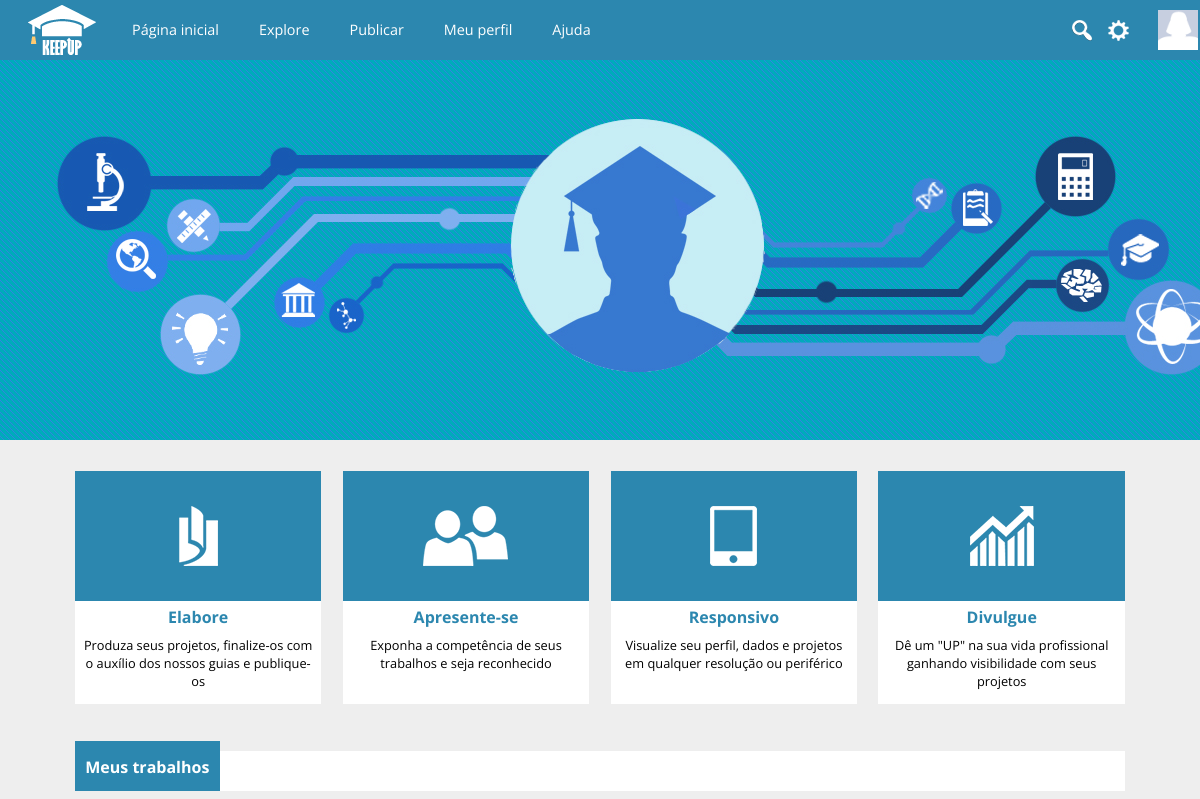
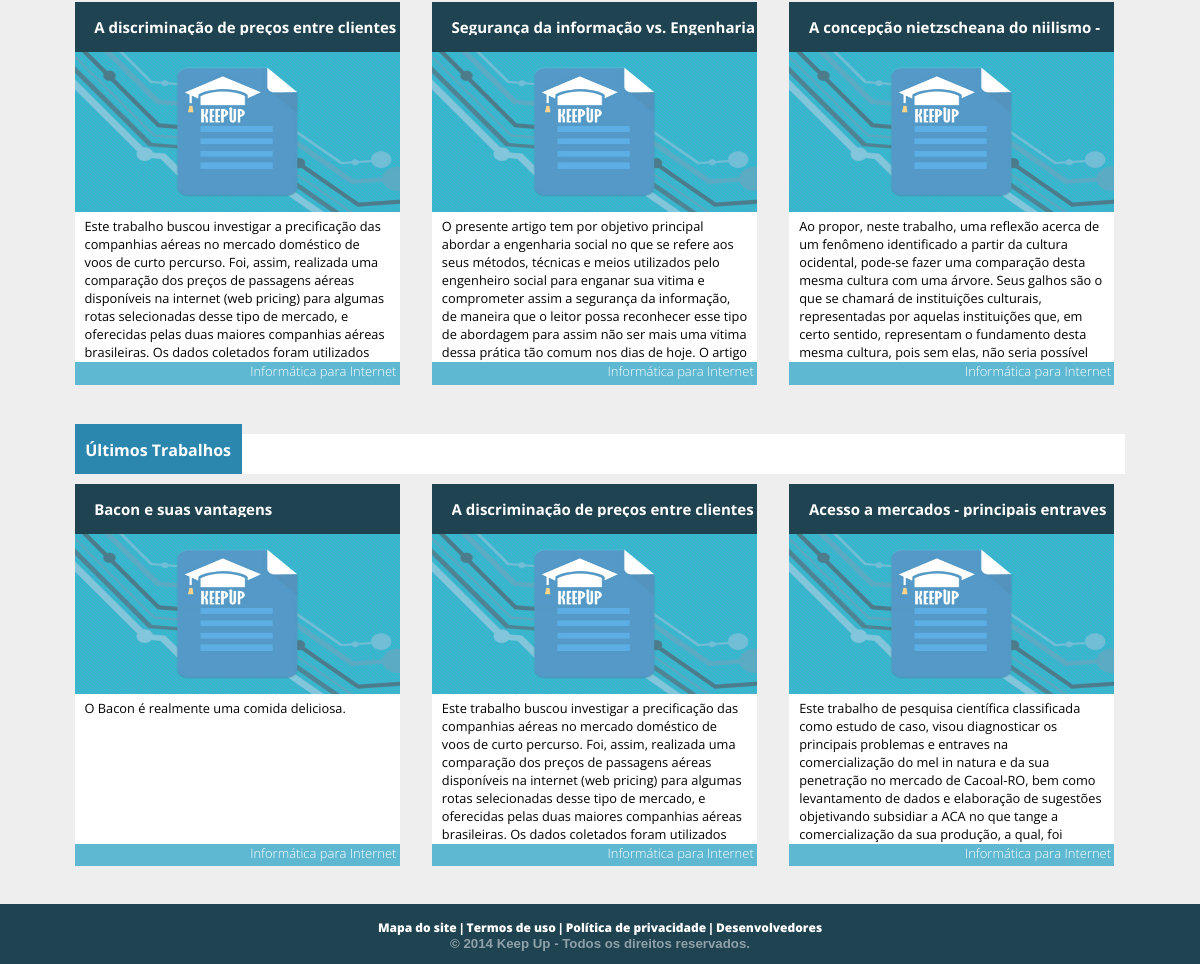
Screenshot of / (signed in) with the database file from the repository (2 pictures, top to bottom).
### tables this page shows
CREATE TABLE `trabalho` (
  `cd_trabalho` int(11) NOT NULL AUTO_INCREMENT,
  `nm_titulo` varchar(200) NOT NULL,
  `ds_resumo` text,
  `cd_escola` int(11) NOT NULL,
  `cd_curso` int(11) NOT NULL,
  `dt_publicado` datetime NOT NULL,
  `aa_publicacao` int(4) NOT NULL,
  `tx_pchave` varchar(255) DEFAULT '',
  PRIMARY KEY (`cd_trabalho`),
  KEY `fk_trabalhoescola` (`cd_escola`),
  KEY `fk_trabalhocurso` (`cd_curso`),
  CONSTRAINT `fk_trabalhocurso` FOREIGN KEY (`cd_curso`) REFERENCES `curso` (`cd_curso`),
  CONSTRAINT `fk_trabalhoescola` FOREIGN KEY (`cd_escola`) REFERENCES `escola` (`cd_escola`)
);

### sessao.php (called while the page is built, shortened)
<?php
if(isset($_SESSION["logado"]) && $_SESSION["logado"] == true) {
	$sessao = $_SESSION;
}
?>

### conexao.class.php (called while the page is built, shortened)
<?php
class Conexao {
	private $host = "localhost";
	private $usuario = "root";
	private $senha = "usbw";
	private $banco = "keepup";
	private function conectar() {
		if($this->conexao = mysql_connect($this->host, $this->usuario, $this->senha)) {
			if($this->conexaoBanco = mysql_select_db($this->banco)) {
				return $this;
			}
		}
		die("conexao.class:20". mysql_error());
	}
	public function consultar($sql) {
		if($query = mysql_query($sql)) {
			$arr_resultado = array();
			while($resultado = mysql_fetch_array($query)) {
				array_push($arr_resultado, $resultado);
			}
			return $arr_resultado;
		}
		else {
			echo "conexao:39: ".mysql_error();
			$this->desconectar();
			return false;
		}
	}
}
?>

### public_html/index.php (the view, shortened to what this page needs)
<?php
require("../sessao.php");
require("../conexao.class.php");
$conexao = new Conexao();
if($logado) {
    if($sessao["tipoConta"] == "A") {
    	$codigoPerfil = $_SESSION["cd_aluno"];
    	$consulta =
    		"SELECT
    			t.nm_titulo 'titulo',
    			t.ds_resumo 'resumo',
    			t.cd_trabalho 'cd'
    		FROM
    			trabalho t, autoria a
    		WHERE
    			t.cd_trabalho = a.cd_trabalho and
    			a.cd_aluno = $codigoPerfil
    		ORDER BY
    			t.dt_publicado DESC
    		LIMIT 3";
    }
    else if($sessao["tipoConta"] == "E") {
        $codigoPerfil = $_SESSION["cd_escola"];
        $consulta =
            "SELECT
                t.nm_titulo 'titulo',
                t.ds_resumo 'resumo',
                t.cd_trabalho 'cd'
            FROM
                trabalho t
            WHERE
                t.cd_escola = $codigoPerfil
            ORDER BY
                t.dt_publicado DESC
            LIMIT 3";
    }
	$sessao["trabalhosUsuario"] = $conexao->consultar($consulta);
}
$consulta =
	"SELECT
		t.nm_titulo,
		c.nm_curso,
		t.ds_resumo,
		t.cd_trabalho
	FROM
		trabalho t, curso c
	WHERE
		t.cd_curso = c.cd_curso
	ORDER BY
		t.dt_publicado DESC
	LIMIT 3";
$sessao["trabalhosRecentes"] = $conexao->consultar($consulta);
?>
<!doctype html>
<html>
<head>
	<link href="cs/estilo_index.css" rel="stylesheet" type="text/css" />
    <link href="cs/global.css" rel="stylesheet" type="text/css" />
</head>
<body>
<?php include "header.php"; ?>
    				<div id='video_background'>
                    	<div class="slide" id="slide1">
                       	</div>
                    </div>
    <Section>
        <div id="vantagens">
                <div class="vantagens">
                    <div class="icones" id="i1"> </div>
                    	<h1> Elabore </h1>
                        <p>
                        Produza seus projetos, finalize-os com o auxílio dos nossos guias e publique-os
                        </p>
		</div>
                <div class="vantagens">
                    <div class="icones" id="i2"> </div>
                    <h1> Apresente-se </h1>
                        <p>
						Exponha a competência de seus trabalhos e seja reconhecido
                        </p>
                </div>
                <div class="vantagens">
                    <div class="icones" id="i3"> </div>
                    <h1> Responsivo </h1>
                        <p>
                        Visualize seu perfil, dados e projetos em qualquer resolução ou periférico
                        </p>
                </div>
                <div class="vantagens">
                    <div class="icones" id="i4"> </div>
                    <h1> Divulgue </h1>
                        <p>
                       Dê um "UP" na sua vida profissional ganhando visibilidade com seus projetos
                        </p>
                </div>
        </div>
					<?php if(isset($sessao["trabalhosUsuario"]) && sizeof($sessao["trabalhosUsuario"]) > 0) { ?>
        <div id="trabalhos">
        	<div class="UltimosTrabalhos">
            	<a href="#">
                    <div class="latest_posts"> <h1>Meus trabalhos</h1> </div>
                </a>
            </div>
            <article class="links_trabalhos">
    			<?php foreach($sessao["trabalhosUsuario"] as $trabalho) { ?>
                <a href="trabalho.php?t=<?php echo $trabalho["cd"]; ?>">
                    <div class="box_monografia" id="fav1">
                         <div class="each_titulo_area">
                            <div class="each_titulo"> <h1> <?php echo $trabalho["titulo"]; ?> </h1> </div>
                        </div>
                        <div class="each_icon">
                            <img src="images/<?php if(isset($trabalho["url_imagem"]) and strlen($trabalho["url_imagem"]) > 3) echo $trabalho["url_imagem"]; else echo "imagens_monografias/img_vis.jpg"; ?>" class="imagens_index">
                        </div>
                        <div class="each_resumo">
                            <p> <?php echo $trabalho["resumo"]; ?></p>
                        </div>
                        <div class="each_autor_curso">
                            <h1>
                            Informática para Internet
                            </h1>
                        </div>
                    </div>
                </a>
             <?php  } ?>
            </article>
      	</div>
        <?php } ?>
        <div id="trabalhos">
        	<div class="UltimosTrabalhos">
            	<div class="latest_posts"> <h1> Últimos Trabalhos </h1> </div>
            </div>
            <?php if(isset($sessao["trabalhosRecentes"]) && sizeof($sessao["trabalhosRecentes"]) > 0) { ?>
            <article class="links_trabalhos">
            	<?php foreach($sessao["trabalhosRecentes"] as $trabalho) { ?>
                <a href="trabalho.php?t=<?php echo $trabalho["cd_trabalho"]; ?>">
                <div class="box_monografia" id="ult1">
                	<div class="each_titulo_area">
                        <div class="each_titulo"> <h1><?php echo $trabalho["nm_titulo"]; ?></h1> </div>
                    </div>
                	<div class="each_icon">
                    	<img src="images/<?php if(isset($trabalho["url_imagem"]) and strlen($trabalho["url_imagem"]) > 3) echo $trabalho["url_imagem"]; else echo "imagens_monografias/img_vis.jpg"; ?>" class="imagens_index">
                    </div>
                    <div class="each_resumo">
                    	<p><?php echo $trabalho["ds_resumo"]; ?>
                        </p>
                    </div>
                    <div class="each_autor_curso">
                    	<h1>
                       <a href="#"> Informática para Internet </a>
                        </h1>
                    </div>
                    </div>
                </a>
                    <?php } ?>
                </div>
                <?php }
				else { ?>
					<p>Nenhum trabalho recente</p>
				<?php } ?>
    </Section>
    <footer>
            <div id="footer_centralizado">
                <p>
                <a href="#"> Mapa do site </a> |
                <a href="#"> Termos de uso </a> |
                <a href="#"> Política de privacidade </a> |
                <a href="#"> Desenvolvedores  </a>
                </p>
            		<h5> © 2014 Keep Up - Todos os direitos reservados. </h5>
            </div>
        </footer>
</body>
</html>

### public_html/cs/estilo_index.css (style rules this page uses)
#slide1 { background-image:url(../images/slide3_1.jpg); background-repeat:no-repeat; background-position: right right; background-size:cover; }
section { width:95%;height:auto; margin:auto; }
#video_background { min-width: 100%; width: auto; z-index: -1000; overflow: hidden; height: 400px; }
#video_background .slide { width: 100%; height: 100%; display: none; background-color:#2c87af; margin-top:-20px; }
#trabalhos { width:95%; height:470px; margin:auto; padding-top:1%; }
.UltimosTrabalhos { background-color:white; height:40px; margin-top:20px; width:97%; margin:auto; }
.imagens_index { width:100%; height:100%; text-align:left; position:relative; opacity:.8; -webkit-transition: opacity; -webkit-transition-duration:0.1s ; -webkit-transition-timing-function:ease-in; }
.latest_posts { float:left; width:auto; padding-left:1%; padding-right:1%; height:50px; margin-top:-10px; background-color:#2c87af; color:white; }
.latest_posts h1 { font-size:16px; margin-top:15px; }
.links_trabalhos { width:100%; height:320px; margin:auto; }
.box_monografia { margin-top:10px; float:left; width:30%; margin-left:1.5%; margin-right:1.5%; height:auto; }
.each_icon { width:100%; height:160px; background-color:white; text-align:center; }
.each_titulo_area { width:100%; height:50px; background-color:#1f4350; }
.each_titulo { width:94%; height:33px; float:right; color:white; overflow:hidden; }
.each_titulo h1 { margin:0; margin-top:15px; font-size:15px }
.each_resumo { width:94%; height:150px; background-color:white; float:right; padding-left:3%; padding-right:3%; overflow:hidden; z-index:-5; color:black; }
.each_resumo p { font-size:0.8em; margin:0; margin-top:5px; }
.each_autor_curso { width:auto; padding:1%; height:20px; margin-top:146px; text-align:right; background-color:#5eb8d1; color:white; }
.each_autor_curso h1 { margin:0; font-size:13px; font-weight:100; }
a:link { color:white; text-decoration:none }
#vantagens { width:94%; height:200px; margin:auto; padding:1%; margin-bottom:5%; }
.vantagens { width:23%; margin-left:1%; margin-right:1%; height:200px; padding-bottom:3%; background-color:white; float:left; }
.vantagens h1 { margin:auto; margin-top:5px; text-align:center; font-size:1em; color:#2c87af; font-weight:700 }
.vantagens p { margin:auto; text-align:center; font-size:0.8em ; margin-left:2%; margin-right:2%; margin-top:3% }
.icones { width:100%; background-color:#2c87af; height:130px; }
#i1 { background-image:url(../images/index_icons/i1.png); background-position:center; background-repeat:no-repeat; -webkit-transition-property: background-color; -webkit-transition-duration: 0.1s; -webkit-transition-timing-function: linear; -moz-transition-property: background-color; -moz-transition-duration: 0.1s; -moz-transition-timing-function: linear; transition-property: background-color; transition-duration: 0.1s; transition-timing-function: linear; }
#i2 { background-image:url(../images/index_icons/i2.png); background-position:center; background-repeat:no-repeat; -webkit-transition-property: background-color; -webkit-transition-duration: 0.1s; -webkit-transition-timing-function: linear; -moz-transition-property: background-color; -moz-transition-duration: 0.1s; -moz-transition-timing-function: linear; transition-property: background-color; transition-duration: 0.1s; transition-timing-function: linear; }
#i3 { background-image:url(../images/index_icons/i3.png); background-position:center; background-repeat:no-repeat; -webkit-transition-property: background-color; -webkit-transition-duration: 0.1s; -webkit-transition-timing-function: linear; -moz-transition-property: background-color; -moz-transition-duration: 0.1s; -moz-transition-timing-function: linear; transition-property: background-color; transition-duration: 0.1s; transition-timing-function: linear; }
#i4 { background-image:url(../images/index_icons/i4.png); background-position:center; background-repeat:no-repeat; -webkit-transition-property: background-color; -webkit-transition-duration: 0.1s; -webkit-transition-timing-function: linear; -moz-transition-property: background-color; -moz-transition-duration: 0.1s; -moz-transition-timing-function: linear; transition-property: background-color; transition-duration: 0.1s; transition-timing-function: linear; }

### rows the page displays
trabalho: nm_titulo "A discriminação de preços entre clientes…", ds_resumo "Este trabalho buscou investigar a precificação das companhias aéreas no mercado doméstico de voos de curto percurso. Foi, assim, realizada uma comparação dos preços de passagens aéreas disponíveis na internet (web pricing) para algumas rotas selecionadas desse tipo de mercado, e oferecidas pelas duas maiores companhias aéreas brasileiras. Os dados coletados foram utilizados…"
trabalho: nm_titulo "Segurança da informação vs. Engenharia…", ds_resumo "O presente artigo tem por objetivo principal abordar a engenharia social no que se refere aos seus métodos, técnicas e meios utilizados pelo engenheiro social para enganar sua vitima e comprometer assim a segurança da informação, de maneira que o leitor possa reconhecer esse tipo de abordagem para assim não ser mais uma vitima dessa prática tão comum nos dias de hoje. O artigo…"
trabalho: nm_titulo "A concepção nietzscheana do niilismo -…", ds_resumo "Ao propor, neste trabalho, uma reflexão acerca de um fenômeno identificado a partir da cultura ocidental, pode-se fazer uma comparação desta mesma cultura com uma árvore. Seus galhos são o que se chamará de instituições culturais, representadas por aquelas instituições que, em certo sentido, representam o fundamento desta mesma cultura, pois sem elas, não seria possível…"
trabalho: nm_titulo "Bacon e suas vantagens", ds_resumo "O Bacon é realmente uma comida deliciosa."
trabalho: nm_titulo "Acesso a mercados - principais entraves…", ds_resumo "Este trabalho de pesquisa científica classificada como estudo de caso, visou diagnosticar os principais problemas e entraves na comercialização do mel in natura e da sua penetração no mercado de Cacoal-RO, bem como levantamento de dados e elaboração de sugestões objetivando subsidiar a ACA no que tange a comercialização da sua produção, a qual, foi…"
